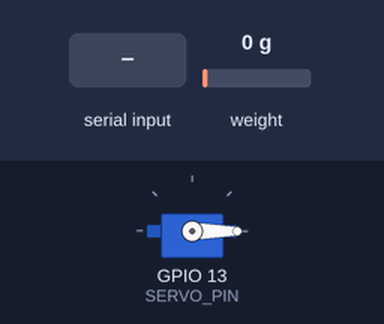
This sketch was run on a simulated ESP32. Parts: servo. The test bench sets the inputs (shaded band); at power-on: weight on the scale 0 g. What the sketch prints to the serial monitor is not drawn.

Above: at 2.7 s.
2.8 s: "G\n" received over Serial
At 4.5 s:
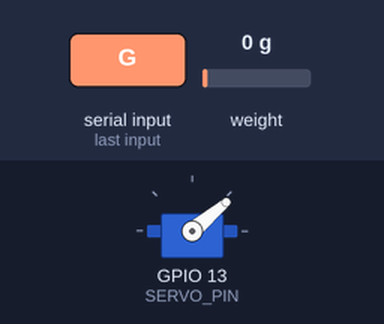
5.6 s: weight on the scale set to 100 g
11.4 s: "g90\n" received over Serial
At 13.5 s:
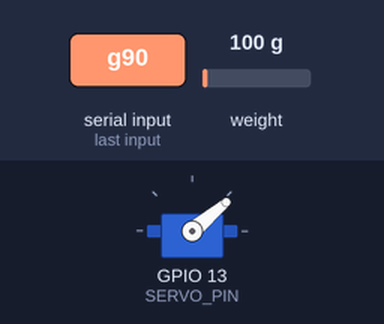
14.2 s: "R\n" received over Serial
Timing chart, 0 to 16.8 s (numbered marks = the images above; inputs shaded):
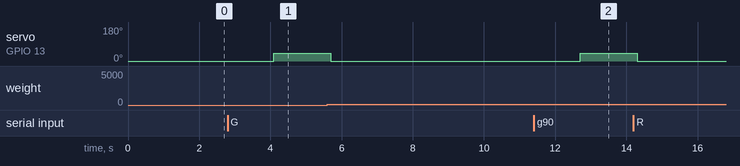

Measured:
- after the input at 2.8 s, servo on GPIO 13 (SERVO_PIN): 0° → 40° after 1.3 s
- after the input at 11.4 s, servo on GPIO 13 (SERVO_PIN): 0° → 40° after 1.3 s

The sketch:

manual_cepat_final_ready_v2.ino
```cpp
/**
 * SKENARIO 1 — OPEN LOOP CEPAT (Tanpa Kontrol)
 * ===============================================
 * Penelitian: Perancangan dan Implementasi Kontrol PID Adaptif
 *             Gain Scheduling pada Sistem Pakan Kucing Otomatis
 *
 * PRINSIP:
 *   - Servo dibuka ke sudut MAKSIMUM (40°) sejak awal
 *   - Tidak ada algoritma kontrol — aliran secepat mungkin
 *   - Servo ditutup saat massa >= (setpoint - EARLY_STOP_MARGIN)
 *   - Early stop HANYA sebagai safety — bukan kontrol
 *
 * HIPOTESIS:
 *   - Settling time SANGAT CEPAT
 *   - MAE% TINGGI (sering overshoot karena inersia granular)
 *   - Standar deviasi TINGGI (tidak konsisten)
 *
 * METRIK YANG DIREKAM:
 *   - Settling Time (ms) = durasi total dari mulai sampai servo tutup
 *   - Rise Time (ms)     = waktu mencapai 90% setpoint pertama kali
 *   - Massa akhir (g)    = hasil timbangan setelah servo tutup
 *   - MAE% dan status    = akurasi hasil akhir
 *   - Bridging           = jumlah deteksi stagnasi
 *
 * DISERAGAMKAN dengan Skenario lain:
 *   - Pin, kalibrasi, setpoint sama
 *   - SUDUT_BUKA = 40° (sama dengan GS v3 dan Fixed PID v7)
 *   - Anti-bridging tetap aktif (kondisi fisik sama)
 *   - Sampling 100ms (10 Hz)
 *
 * PERINTAH SERIAL:
 *   s<val>  = setpoint gram (contoh: s20)
 *   e<val>  = early stop margin (contoh: e1.0)
 *   g       = mulai dispensing
 *   r       = reset + tare
 *   x       = stop paksa
 *   c       = cetak parameter
 *
 * REFERENSI:
 *   [5]  Ding et al. (2026) - stokastik granular
 *   [6]  Schulze (2021) - bulk solid flow
 *   [10] Zhang et al. (2025) - kriteria akurasi dispensing
 */

#include <ESP32Servo.h>
#include <HX711.h>

// ============================================================
// PIN — SAMA dengan semua skenario
// ============================================================
#define SERVO_PIN      13
#define LOADCELL_DOUT   4
#define LOADCELL_SCK    2

// ============================================================
// KALIBRASI — SAMA dengan semua skenario
// ============================================================
const float FAKTOR_KALIBRASI = 901.0;

// ============================================================
// PARAMETER SERVO — DISERAGAMKAN
// ============================================================
const int SUDUT_TUTUP = 0;
const int SUDUT_BUKA  = 40;   // Sudut penuh — open loop cepat

// ============================================================
// PARAMETER SISTEM
// ============================================================
const int           INTERVAL_SAMPLING = 100;     // ms — 10 Hz, sama dengan skenario lain
const unsigned long TIMEOUT_MS        = 120000;  // ms — batas observasi/safety disamakan

// Anti-bridging — SAMA dengan skenario lain [5][6]
const float         BRIDGING_DELTA_MIN = 0.5;
const unsigned long BRIDGING_WINDOW_MS = 3000;
const unsigned long BRIDGING_PULSE_MS  = 2000;
const float         HAMMER_THRESHOLD_G = 3.0;

// Shake — SAMA dengan skenario lain
const int SHAKE_INTERVAL_MS = 2000;
const int SHAKE_AMPLITUDO   = 10;
const int SHAKE_DURASI_MS   = 300;

// ============================================================
// PARAMETER SKENARIO 1
// ============================================================
float setpoint         = 20.0;
float EARLY_STOP_MARGIN = 0.4;  // gram — FINAL ES 0.4g

// ============================================================
// VARIABEL KONTROL
// ============================================================
float         massaAktual    = 0.0;
bool          sedangDispensing = false;
unsigned long tMulaiDispensing = 0;
unsigned long tSampling        = 0;
int           nPercobaan       = 0;

// Metrik transien operasional
const float RISE_LOW_PCT     = 10.0;
const float RISE_HIGH_PCT    = 90.0;
const float SETTLING_TOL_PCT = 5.0;
unsigned long tRise10Ms = 0;
unsigned long tRise90Ms = 0;
unsigned long tSettlingCandidateMs = 0;
bool          rise10Reached = false;
bool          rise90Reached = false;
bool          settlingCandidateActive = false;
float         maxMassDuringTrial = 0.0;

// Shake
bool          shakeAktif   = false;
unsigned long tShakeTerakhir = 0;
unsigned long tShakeMulai    = 0;

// Anti-bridging
float         massaSaatCekBridging = 0.0;
unsigned long tCekBridging         = 0;
bool          bridgingPulseAktif   = false;
unsigned long tBridgingPulseMulai  = 0;
int           nBridgingDeteksi     = 0;

Servo  myServo;
HX711  scale;

// ============================================================
// SETUP
// ============================================================
void setup() {
  Serial.begin(115200);
  delay(500);
  myServo.attach(SERVO_PIN);
  myServo.write(SUDUT_TUTUP);
  scale.begin(LOADCELL_DOUT, LOADCELL_SCK);
  scale.set_scale(FAKTOR_KALIBRASI);
  scale.tare(10);
  tampilHeader();
}

// ============================================================
// LOOP
// ============================================================
void loop() {
  bacaSerial();
  if (!sedangDispensing) return;

  unsigned long sekarang = millis();

  // Timeout safety
  if (sekarang - tMulaiDispensing > TIMEOUT_MS) {
    stopDispensing("TIMEOUT");
    return;
  }

  // Sampling
  if (sekarang - tSampling >= INTERVAL_SAMPLING) {
    tSampling = sekarang;

    massaAktual = scale.get_units(3);
    if (massaAktual < 0) massaAktual = 0;

    updateResponseMetrics(sekarang);

    // Early stop — satu-satunya feedback [5][6]
    // Ini bukan kontrol — hanya safety agar tidak overflow mangkuk
    if (massaAktual >= (setpoint - EARLY_STOP_MARGIN)) {
      stopDispensing("TARGET");
      return;
    }

    // Anti-bridging — tetap aktif agar kondisi fisik sama [5][6]
    float errorAktual = setpoint - massaAktual;
    if (sekarang - tCekBridging >= BRIDGING_WINDOW_MS) {
      if ((massaAktual - massaSaatCekBridging) < BRIDGING_DELTA_MIN
          && errorAktual > HAMMER_THRESHOLD_G) {
        nBridgingDeteksi++;
        bridgingPulseAktif  = true;
        tBridgingPulseMulai = sekarang;
        myServo.write(SUDUT_TUTUP);
        Serial.print("BRIDGING #"); Serial.print(nBridgingDeteksi);
        Serial.print(" @"); Serial.print(massaAktual, 2);
        Serial.println("g hammer");
      }
      massaSaatCekBridging = massaAktual;
      tCekBridging         = sekarang;
    }
    if (bridgingPulseAktif) {
      unsigned long elapsed = sekarang - tBridgingPulseMulai;
      if (elapsed < 300) {
        myServo.write(SUDUT_TUTUP);
      } else if (elapsed < 300 + BRIDGING_PULSE_MS) {
        myServo.write(SUDUT_BUKA);   // kembali ke buka penuh
      } else {
        bridgingPulseAktif = false;
        myServo.write(SUDUT_BUKA);   // S1: selalu kembali ke SUDUT_BUKA
      }
    }

    // Log data
    float eNorm = ((setpoint - massaAktual) / setpoint) * 100.0;
    String zona = eNorm > 50.0 ? "Z1" : (eNorm > 15.0 ? "Z2" : "Z3");
    Serial.print("DATA,");
    Serial.print(sekarang - tMulaiDispensing);
    Serial.print(","); Serial.print(massaAktual, 2);
    Serial.print(","); Serial.print(setpoint - massaAktual, 2);
    Serial.print(","); Serial.print(eNorm, 1);
    Serial.print("%,OPEN,"); Serial.print(SUDUT_BUKA);
    Serial.print(","); Serial.println(zona);
  }

  prosesShake(sekarang);
}

// ============================================================
// UPDATE METRIK RESPONSE
// ============================================================
void updateResponseMetrics(unsigned long sekarang) {
  unsigned long elapsed = sekarang - tMulaiDispensing;

  if (massaAktual > maxMassDuringTrial) maxMassDuringTrial = massaAktual;

  if (!rise10Reached && massaAktual >= (RISE_LOW_PCT / 100.0) * setpoint) {
    rise10Reached = true;
    tRise10Ms = elapsed;
  }

  if (!rise90Reached && massaAktual >= (RISE_HIGH_PCT / 100.0) * setpoint) {
    rise90Reached = true;
    tRise90Ms = elapsed;
  }

  float settlingTolG = setpoint * (SETTLING_TOL_PCT / 100.0);
  bool inBand = abs(setpoint - massaAktual) <= settlingTolG;

  if (inBand) {
    if (!settlingCandidateActive) {
      settlingCandidateActive = true;
      tSettlingCandidateMs = elapsed;
    }
  } else {
    settlingCandidateActive = false;
    tSettlingCandidateMs = 0;
  }
}

// ============================================================
// PROSES SHAKE — SAMA dengan skenario lain
// ============================================================
void prosesShake(unsigned long sekarang) {
  if (!shakeAktif &&
      sekarang - tShakeTerakhir >= (unsigned long)SHAKE_INTERVAL_MS) {
    shakeAktif     = true;
    tShakeMulai    = sekarang;
    tShakeTerakhir = sekarang;
    if (!bridgingPulseAktif)
      myServo.write(constrain(SUDUT_BUKA + SHAKE_AMPLITUDO, SUDUT_BUKA, 45));
  } else if (shakeAktif &&
             sekarang - tShakeMulai >= (unsigned long)SHAKE_DURASI_MS) {
    shakeAktif = false;
    if (!bridgingPulseAktif) myServo.write(SUDUT_BUKA);
  } else if (shakeAktif &&
             sekarang - tShakeMulai >= (unsigned long)(SHAKE_DURASI_MS / 2)) {
    if (!bridgingPulseAktif) myServo.write(SUDUT_BUKA);
  }
}

// ============================================================
// MULAI DISPENSING
// ============================================================
void mulaiDispensing() {
  scale.tare(10);
  delay(300);

  nPercobaan++;
  massaAktual          = 0;
  tRise10Ms            = 0;
  tRise90Ms            = 0;
  tSettlingCandidateMs = 0;
  rise10Reached        = false;
  rise90Reached        = false;
  settlingCandidateActive = false;
  maxMassDuringTrial   = 0.0;
  sedangDispensing     = true;
  tMulaiDispensing     = millis();
  tSampling            = tMulaiDispensing;
  tShakeTerakhir       = tMulaiDispensing;
  massaSaatCekBridging = 0.0;
  tCekBridging         = tMulaiDispensing;
  bridgingPulseAktif   = false;
  nBridgingDeteksi     = 0;

  // Buka servo langsung ke maksimum — open loop cepat
  myServo.write(SUDUT_BUKA);

  Serial.println("=== TRIAL START ===");
  Serial.print("Controller: "); Serial.println("Manual Cepat");
  Serial.print("TrialNo: "); Serial.println(nPercobaan);
  Serial.print("Setpoint_g: "); Serial.println(setpoint, 2);
  Serial.print("EarlyStop_g: "); Serial.println(EARLY_STOP_MARGIN, 2);
  Serial.print("StopTarget_g: "); Serial.println(setpoint - EARLY_STOP_MARGIN, 2);
  Serial.print("Servo_deg: "); Serial.println(SUDUT_BUKA);
  Serial.println("DataFormat: DATA,ms,mass_g,error_g,error_pct,mode,servo_deg,zone");
  Serial.println("=== DATA START ===");
}

// ============================================================
// STOP DISPENSING
// ============================================================
void stopDispensing(String alasan) {
  unsigned long durasi = millis() - tMulaiDispensing;
  sedangDispensing = false;
  myServo.write(SUDUT_TUTUP);
  shakeAktif = false;

  delay(500);
  float massaFinal  = scale.get_units(10);
  if (massaFinal < 0) massaFinal = 0;
  float errorAkhir  = massaFinal - setpoint;
  float errorPersen = (errorAkhir / setpoint) * 100.0;

  if (massaFinal > maxMassDuringTrial) maxMassDuringTrial = massaFinal;
  float maxOvershootG = max(0.0f, maxMassDuringTrial - setpoint);
  float maxOvershootPct = (maxOvershootG / setpoint) * 100.0;
  long timeTo90Ms = rise90Reached ? (long)tRise90Ms : -1;
  long riseTime10_90Ms = (rise10Reached && rise90Reached) ? (long)(tRise90Ms - tRise10Ms) : -1;
  float settlingTolG = setpoint * (SETTLING_TOL_PCT / 100.0);
  long settlingTimeMs = -1;
  if (abs(errorAkhir) <= settlingTolG) {
    settlingTimeMs = settlingCandidateActive ? (long)tSettlingCandidateMs : (long)durasi;
  }

  String statusAkhir;
  if      (abs(errorPersen) <= 5.0) statusAkhir = "AKURAT";
  else if (errorAkhir > 0)          statusAkhir = "OVERSHOOT";
  else                              statusAkhir = "UNDERSHOOT";

  Serial.println("=== SUMMARY TRIAL ===");
  Serial.print("Controller: "); Serial.println("Manual Cepat");
  Serial.print("TrialNo: "); Serial.println(nPercobaan);
  Serial.print("Setpoint_g: "); Serial.println(setpoint, 2);
  Serial.print("EarlyStop_g: "); Serial.println(EARLY_STOP_MARGIN, 2);
  Serial.print("StopTarget_g: "); Serial.println(setpoint - EARLY_STOP_MARGIN, 2);
  Serial.print("FinalMass_g: "); Serial.println(massaFinal, 2);
  Serial.print("FinalError_g: "); Serial.println(errorAkhir, 2);
  Serial.print("FinalError_pct: "); Serial.println(errorPersen, 2);
  Serial.print("Duration_ms: "); Serial.println(durasi);
  Serial.print("Duration_s: "); Serial.println(durasi / 1000.0, 2);
  Serial.print("TimeTo90_ms: "); Serial.println(timeTo90Ms);
  Serial.print("RiseTime_10_90_ms: "); Serial.println(riseTime10_90Ms);
  Serial.print("SettlingTime_ms: "); Serial.println(settlingTimeMs);
  Serial.print("MaxMass_g: "); Serial.println(maxMassDuringTrial, 2);
  Serial.print("MaxOvershoot_g: "); Serial.println(maxOvershootG, 2);
  Serial.print("MaxOvershoot_pct: "); Serial.println(maxOvershootPct, 2);
  Serial.print("BridgingCount: "); Serial.println(nBridgingDeteksi);
  Serial.print("Status: "); Serial.println(statusAkhir);
  Serial.println("Valid: TRUE");
  Serial.print("StopReason: "); Serial.println(alasan);
  Serial.println("=== TRIAL END ===");
  Serial.println("r=reset | g=ulangi | c=parameter");
}

// ============================================================
// BACA SERIAL
// ============================================================
void bacaSerial() {
  if (!Serial.available()) return;
  String input = Serial.readStringUntil('\n');
  input.trim();
  if (input.length() < 1) return;

  char  cmd = input.charAt(0);
  float val = input.substring(1).toFloat();

  switch (cmd) {
    case 's': case 'S':
      setpoint = val;
      Serial.print("Setpoint = "); Serial.print(setpoint, 1); Serial.println("g"); break;
    case 'e': case 'E':
      EARLY_STOP_MARGIN = val;
      Serial.print("Early stop = SP - "); Serial.print(EARLY_STOP_MARGIN); Serial.println("g"); break;
    case 'g': case 'G':
      if (!sedangDispensing) mulaiDispensing(); break;
    case 'r': case 'R':
      sedangDispensing = false;
      myServo.write(SUDUT_TUTUP);
      delay(300);
      scale.tare(10);
      Serial.println("RESET. Servo tutup. Tare selesai. Siap."); break;
    case 'x': case 'X':
      stopDispensing("MANUAL"); break;
    case 'c': case 'C':
      cetakParameter(); break;
    case 't': case 'T': {
      int nextTrial = (int)val;
      if (nextTrial < 1) {
        Serial.println("ERROR: Trial berikutnya minimal 1");
        break;
      }
      nPercobaan = nextTrial - 1;
      Serial.print("Trial berikutnya diset ke: ");
      Serial.println(nextTrial);
      break;
    }
    default:
      Serial.println("CMD: s/e/g/t/r/x/c");
  }
}

// ============================================================
// CETAK PARAMETER
// ============================================================
void cetakParameter() {
  Serial.println("======== PARAMETER AKTIF ========");
  Serial.println("[SKENARIO 1 - OPEN LOOP CEPAT]");
  Serial.print("Setpoint   : "); Serial.print(setpoint, 1); Serial.println("g");
  Serial.print("Sudut      : "); Serial.print(SUDUT_BUKA); Serial.println("deg (tetap, open loop)");
  Serial.print("EARLY_STOP : SP - "); Serial.print(EARLY_STOP_MARGIN, 2); Serial.println("g");
  Serial.print("STOP saat  : "); Serial.print(setpoint - EARLY_STOP_MARGIN); Serial.println("g");
  Serial.println("Mode       : Tidak ada kontrol — servo penuh dari awal");
  Serial.println("=================================");
}

// ============================================================
// TAMPIL HEADER
// ============================================================
void tampilHeader() {
  Serial.println("=========================================");
  Serial.println(" SKENARIO 1 — OPEN LOOP CEPAT");
  Serial.println(" PET FEEDER - ESP32");
  Serial.println("=========================================");
  Serial.println("Mode: Servo langsung 40deg, tidak ada PID");
  Serial.println("Tujuan: Benchmark kecepatan tanpa kontrol");
  Serial.println("Hipotesis: Cepat tapi akurasi buruk");
  Serial.println("-----------------------------------------");
  Serial.println("PERINTAH:");
  Serial.println("  s<g> = setpoint | e<g> = early stop (default 0.4g)");
  Serial.println("  g = mulai | t<num> = set trial berikutnya | r = reset | x = stop | c = param");
  Serial.println("=========================================");
  cetakParameter();
  Serial.println("STATUS: SIAP");
}
```
